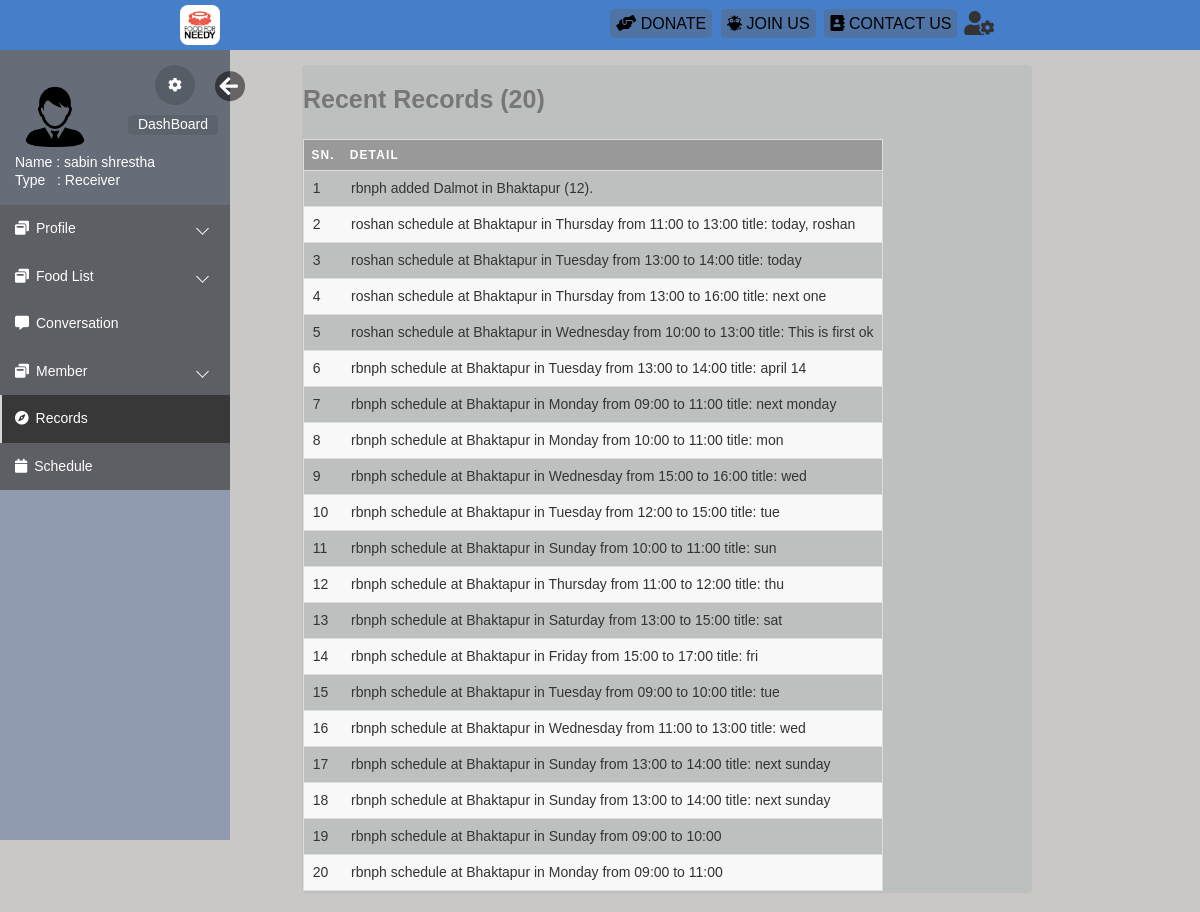
/html/records.php (signed in), run on the app's committed database.
### tables this page shows
CREATE TABLE `records` (
  `record_id` int(10) UNSIGNED NOT NULL,
  `description` varchar(100) DEFAULT NULL,
  `reg_id` int(10) UNSIGNED DEFAULT NULL,
  `date` datetime NOT NULL DEFAULT current_timestamp()
);

### html/records.php (the view, shortened to what this page needs)
<!DOCTYPE html>
<html lang="en">
<head>
    <link rel="stylesheet" href="https://maxcdn.bootstrapcdn.com/bootstrap/3.3.6/css/bootstrap.min.css">
    <link rel="stylesheet" href="https://maxcdn.bootstrapcdn.com/font-awesome/4.6.3/css/font-awesome.min.css">
    <link rel="stylesheet" href="css/loginindex.css">
    <link rel="stylesheet" href="css/editprofile.css">
    <link rel="stylesheet" href="css/index.css">
    <link rel="stylesheet" href="https://use.fontawesome.com/releases/v5.3.1/css/all.css">
</head>
<body>
    <div class="body_wrapper">
        <div class="container">
            <div class="col-md-8 col-sm-9 contains">
                <div class="panel profile-panel">
    <?php
    $count=1;
    require_once("DBConnect.php");
        $sql = "SELECT * from records ";
	$result = $conn-> query($sql);
	if($result-> num_rows >0){
            $sql = "SELECT * from records ORDER BY `date` DESC ";
            $result = $conn-> query($sql);
        ?>
        <table>
        <caption><b style="font-size:25px">Recent Records (20)</b></caption>
        <thead>
            <th scope="col"><strong>Sn.</strong></th>
            <th scope="col"><strong>Detail</strong></th>
        </thead>
        <tbody>
    <?php
        while($row = $result-> fetch_assoc()){?>
    <tr>
    <td scope="row"><?=$count?></td>
    <td><?=$row["description"]?></td>
    </tr>
         <?php   $count++;
				}}
        echo "</tbody></table>";
        ?>
                </div>
            </div>
        </div>
    </div>
</body>
</html>

### html/css/loginindex.css (style rules this page uses)
* { margin: 0; padding: 0; font-family: sans-serif; list-style: none; text-decoration: none; }
.me #hide, .me #show { position: absolute; transform: scale(1.5); right: -60px; bottom: 95px; width: 20px; padding-top: 2px; padding-left: 3px; color: #FFF; border-radius: 0%; border-style: initial; border-radius: 50%; background: rgba(0, 0, 0, 0.5); }
#mySidebar { transition: 0.4s; }

### html/css/editprofile.css (style rules this page uses)
.sidemenu { float: left; }
.me { position: relative; width: calc(100% - 50px); height: 140px; padding: 15px 25px; margin-bottom: 15px; }
.me .setting { position: absolute; right: -15px; bottom: 85px; width: 40px; height: 40px; padding-top: 2px; color: #FFF; border-radius: 100%; border-style: none; background: rgba(0, 0, 0, 0.15); }
.me .setting a, .me .cloud a { color: #fff; }
.me .cloud { position: absolute; right: -38px; bottom: 55px; height: 20px; color: #FFF; border-style: none; border-radius: 10%; background: rgba(0, 0, 0, 0.09); }
.me .cloud a { padding: 15px 10px 15px 10px; }
.me .myinfo { position: absolute; left: 40px; bottom: 1px; font-size: 14px; color: #FFF; }
.myinfo .name { margin: 0 0 0 -25px; }
.profile-panel { margin-top: 2%; background-color: rgb(190, 192, 192); }
.navbars { display: flex; flex-direction: row; flex-wrap: wrap-reverse; font-size: 1.1rem; justify-content: space-around; background: #457fca; padding-top: 10px; padding-bottom: 5px; height: 50px; }
.navbars1 { display: flex; flex-direction: row-reverse; flex-wrap: wrap-reverse; font-size: 1.1rem; }
.navbars a { text-decoration: none; color: black; border-radius: 8%; font-size: 1.6rem; font-family: 'Franklin Gothic Medium', 'Arial Narrow', Arial, sans-serif; padding: 6px; }
.navbars .nav1 a, .navbars .nav2 a, .navbars .nav4 a { background-color: rgba(107, 81, 57, 0.271); }
.navbars>div { margin-left: -20px; margin-right: 1%; margin-top: 6px; text-align: center; font-size: 0.8rem; z-index: 999; }
.navbars .nav3, .navbars .nav0 { margin-top: -3px; cursor: pointer; position: relative; z-index: 3; }

### html/css/index.css (style rules this page uses)
*, *::after, *::before { padding: 0px; margin: 0px; box-sizing: border-box; }
body { font-family: "Quicksand", "SolaimanLipi", sans-serif; font-size: 14px; }
.body_wrapper { width: 100%; height: 100%; background: #cac7c7; overflow: hidden; }
.sidemenu { float: left; width: 230px; height: calc(100vh - 10px); background: #909bb0; scrollbar-width: none; }
.sidemenu>ul { background: #666d78; }
.sidemenu>ul>li>a { display: block; position: relative; color: #fff; text-decoration: none; padding: 15px; background: rgba(87, 83, 83, 0.5); }
.sidemenu>ul>li>a>span { margin-right: 7px; }
.sidemenu>ul>li.active>a { background: #383838; color: #ffffff; }
.sidemenu>ul>li.active>a::before { display: block; position: absolute; content: ""; height: 100%; left: 0; top: 0; width: 2px; background-color: #d6d6d6; }
.sidemenu>ul>.dropdown>a { position: relative; display: block; }
.sidemenu>ul>.dropdown>a::after { content: ""; position: absolute; top: 40%; right: 10%; display: block; height: 9px; width: 9px; border-left: 1px solid #fff; border-bottom: 1px solid #fff; transition: 0.5s; transform: rotate(-45deg); }

### html/records.php (style rules this page uses)
body { font-family: "Open Sans", sans-serif; line-height: 1.25; }
.panel table { border: 1px solid #ccc; border-collapse: collapse; table-layout: fixed; }
.panel table caption { font-size: 1.5em; margin: .5em 0 .75em; }
.panel table tr { border: 1px solid #ddd; padding: .35em; }
.panel table tr:nth-child(even) { background: #f8f8f8; }
.panel table th, .panel table td { padding: .625em; text-align: left; }
.panel table th { background: #999; color: #fff; font-size: .85em; letter-spacing: .1em; text-transform: uppercase; }
.panel table td { white-space: nowrap; overflow: hidden; text-overflow: ellipsis; }
@media only screen and (max-width: 1300px) { .panel td,.panel th { font-size: 14px; } }
.contains { margin-left:5%; }

### data on the page
records: description "rbnph added Dalmot in Bhaktapur (12)."
records: description "roshan schedule at Bhaktapur in Thursday from 11:00 to 13:00 title: today, roshan"
records: description "roshan schedule at Bhaktapur in Tuesday from 13:00 to 14:00 title: today"
records: description "roshan schedule at Bhaktapur in Thursday from 13:00 to 16:00 title: next one"
records: description "roshan schedule at Bhaktapur in Wednesday from 10:00 to 13:00 title: This is first ok"
records: description "rbnph schedule at Bhaktapur in Tuesday from 13:00 to 14:00 title: april 14"
records: description "rbnph schedule at Bhaktapur in Monday from 09:00 to 11:00 title: next monday"
records: description "rbnph schedule at Bhaktapur in Monday from 10:00 to 11:00 title: mon"
records: description "rbnph schedule at Bhaktapur in Wednesday from 15:00 to 16:00 title: wed"
records: description "rbnph schedule at Bhaktapur in Tuesday from 12:00 to 15:00 title: tue"
records: description "rbnph schedule at Bhaktapur in Sunday from 10:00 to 11:00 title: sun"
records: description "rbnph schedule at Bhaktapur in Thursday from 11:00 to 12:00 title: thu"
records: description "rbnph schedule at Bhaktapur in Saturday from 13:00 to 15:00 title: sat"
records: description "rbnph schedule at Bhaktapur in Friday from 15:00 to 17:00 title: fri"
records: description "rbnph schedule at Bhaktapur in Tuesday from 09:00 to 10:00 title: tue"
records: description "rbnph schedule at Bhaktapur in Wednesday from 11:00 to 13:00 title: wed"
records: description "rbnph schedule at Bhaktapur in Sunday from 13:00 to 14:00 title: next sunday"
records: description "rbnph schedule at Bhaktapur in Sunday from 13:00 to 14:00 title: next sunday"
records: description "rbnph schedule at Bhaktapur in Sunday from 09:00 to 10:00"
records: description "rbnph schedule at Bhaktapur in Monday from 09:00 to 11:00"
